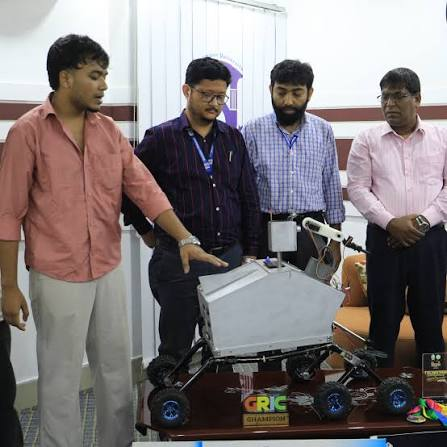
#> input picture temporary files/sueec-robotics-workshop.png, 447 x 447 px, found by its file name
$ python enhance-images.py
#> lines starting #> are read from the running program, lines starting #| are printed output that depends on the picture
import os
from PIL import Image, ImageEnhance

SRC = r"D:\Projects\A-Databrandix\Mechanical-Engineering-main\temporary files"
DST = r"D:\Projects\A-Databrandix\Mechanical-Engineering-main\public\assets"

FILES = [
    "sueec-robotics-workshop.png",
    "sueec-tech-talks.png",
    "sueec-project-exhibitions.png",
    "sueec-industrial-visits.png",
    "sueec-leadership.png",
    "sueec-networking.png",
    "cover.png",
    "intro-image.png",
]

for f in FILES:
    src_path = os.path.join(SRC, f)
    dst_path = os.path.join(DST, f.replace(".png", ".webp"))

    img = Image.open(src_path).convert("RGB")
    orig_w, orig_h = img.size
#> orig_w = 447; orig_h = 447

    img = ImageEnhance.Sharpness(img).enhance(1.5)
    img = ImageEnhance.Contrast(img).enhance(1.2)
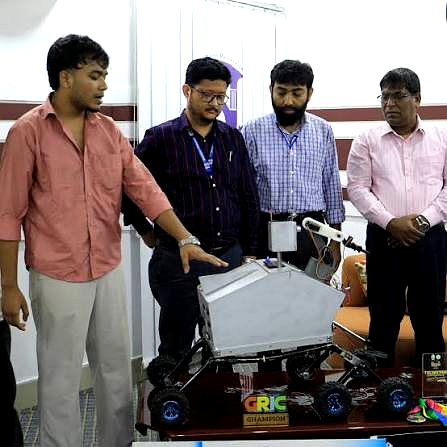
#> img: PIL image 447x447 RGB; mean R, G, B 126.1, 117, 116.9
    img = ImageEnhance.Brightness(img).enhance(1.1)
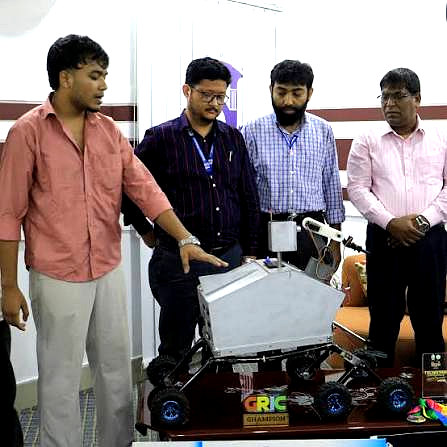
#> img: PIL image 447x447 RGB; mean R, G, B 133.7, 123.7, 123.3
    img = ImageEnhance.Color(img).enhance(1.1)

    img.save(dst_path, "webp", quality=85)
    out_size = os.path.getsize(dst_path)
    print(f"{f} -> {f.replace('.png','.webp')}  ({orig_w}x{orig_h}  {out_size/1024:.1f} KB)")
#| sueec-robotics-workshop.png -> sueec-robotics-workshop.webp  (447x447  37.8 KB)
#> pass 2 of the loop `for f in FILES:`:
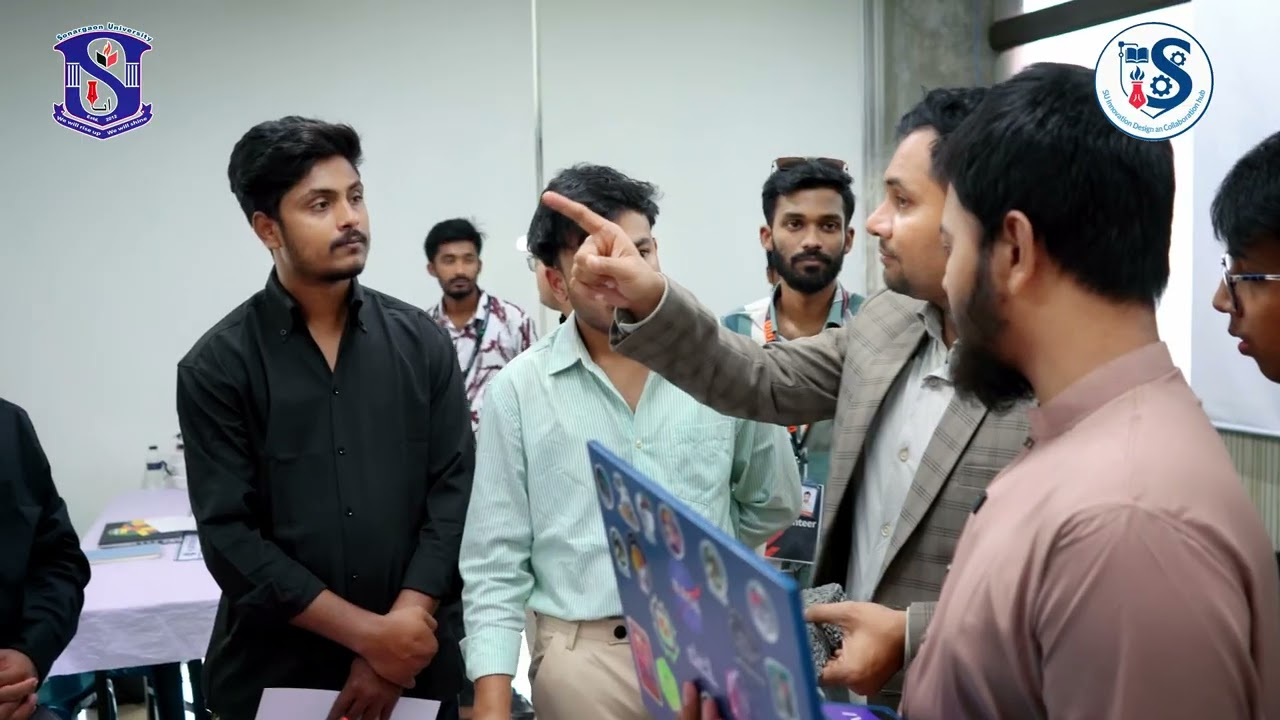
#> input picture temporary files/sueec-tech-talks.png, 1280 x 720 px, found by its file name
#> `img = ImageEnhance.Contrast(img).enhance(1.2)`:
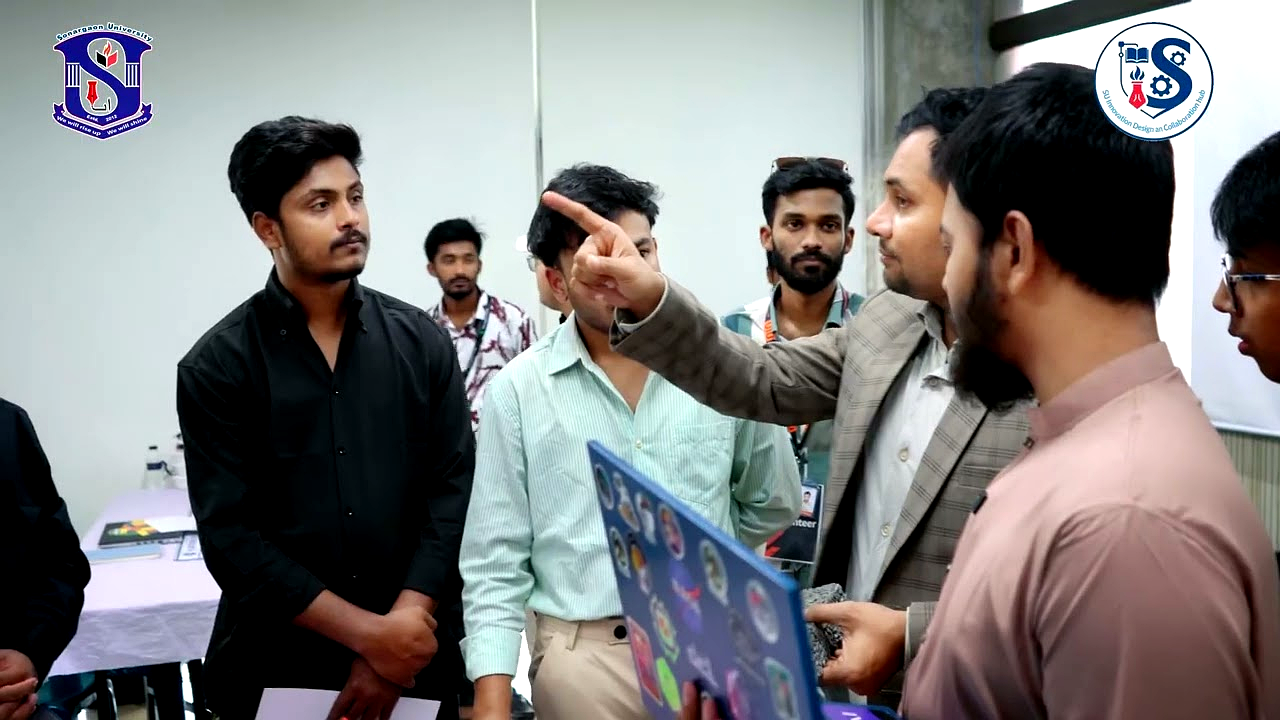
#> img: PIL image 1280x720 RGB; mean R, G, B 129.3, 127.9, 127.5
#> `img = ImageEnhance.Brightness(img).enhance(1.1)`:
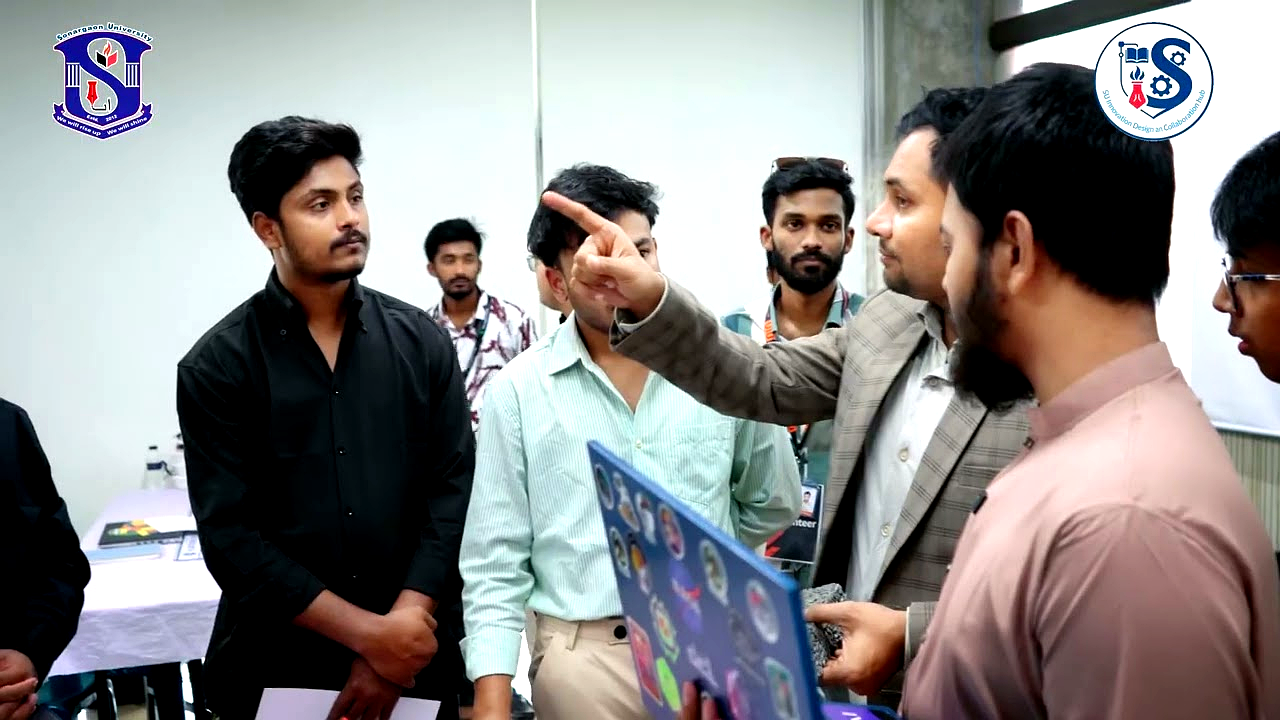
#> img: PIL image 1280x720 RGB; mean R, G, B 140.7, 138.5, 137.8
#| sueec-tech-talks.png -> sueec-tech-talks.webp  (1280x720  94.2 KB)
#> pass 3 of the loop `for f in FILES:`:
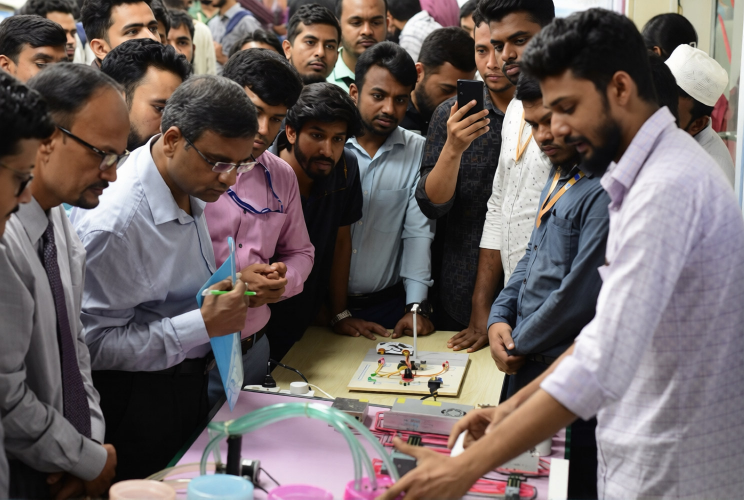
#> input picture temporary files/sueec-project-exhibitions.png, 1488 x 1000 px, found by its file name (shown at 1/2 size)
#> `img = ImageEnhance.Contrast(img).enhance(1.2)`:
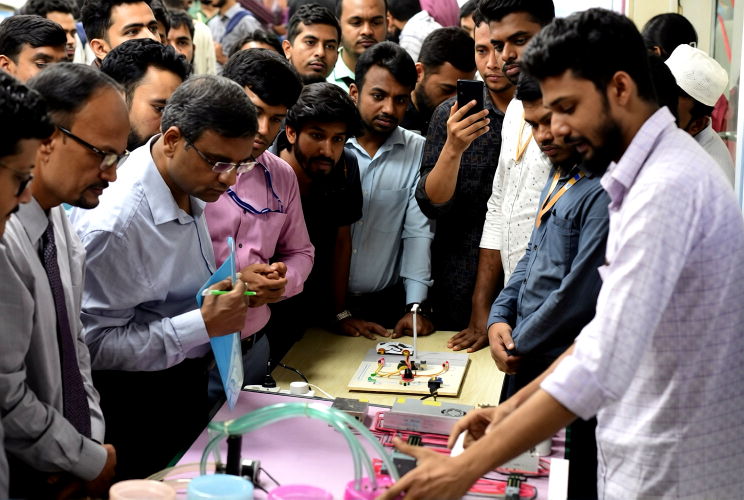
#> img: PIL image 1488x1000 RGB (shown at 1/2 size); mean R, G, B 111.5, 98.7, 97.7
#> `img = ImageEnhance.Brightness(img).enhance(1.1)`:
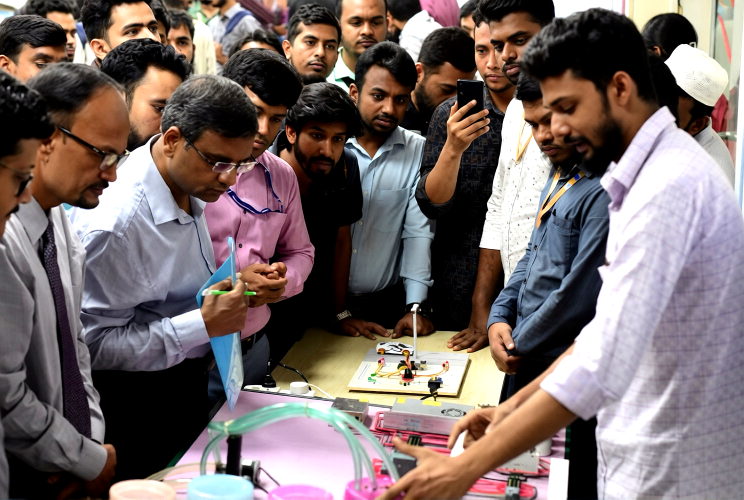
#> img: PIL image 1488x1000 RGB (shown at 1/2 size); mean R, G, B 120.6, 107.1, 105.8
#| sueec-project-exhibitions.png -> sueec-project-exhibitions.webp  (1488x1000  182.1 KB)
#> (the run stopped early here; a loop or call above may not have finished)
